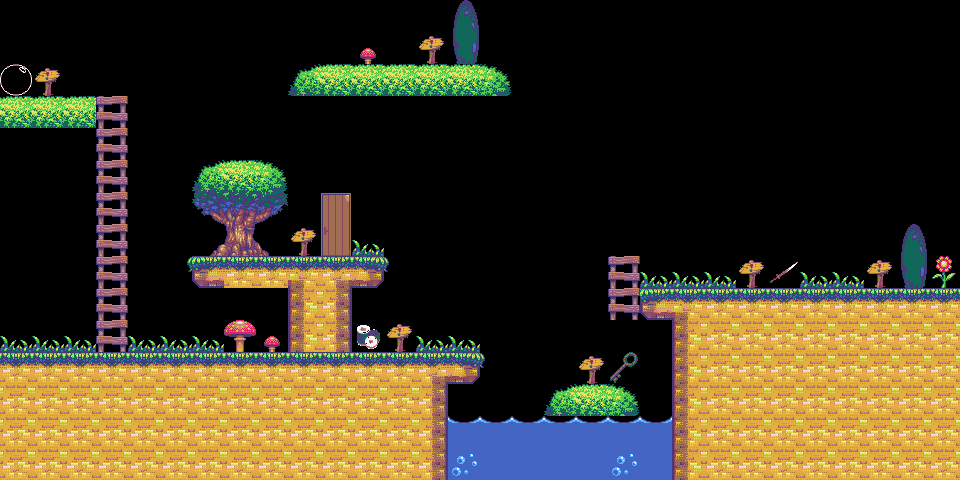

This game map was drawn from its Tiled (.tmx) file and the tilesets committed beside it. A one-line description and the trimmed map source follow:
An orthogonal 30x15 tile map with 32x32 px tiles, 1 tile layer (Tile Layer 1).

<map version="1.10" tiledversion="1.12.0" orientation="orthogonal" renderorder="right-down" width="30" height="15" tilewidth="32" tileheight="32" infinite="0" nextlayerid="2" nextobjectid="1">
 <editorsettings>
  <export target="map_0_0.json" format="json" />
 </editorsettings>
 <tileset firstgid="1" name="tiles" tilewidth="32" tileheight="32" tilecount="136" columns="8">
  <image source="../images/tiles.png" trans="ffffff" width="256" height="544" />
  <tile id="1">
   <properties>
    <property name="type" value="SOLID" />
   </properties>
  </tile>
  <tile id="2">
   <properties>
    <property name="type" value="SOLID" />
   </properties>
  </tile>
  <tile id="3">
   <properties>
    <property name="type" value="SOLID" />
   </properties>
  </tile>
  <tile id="4">
   <properties>
    <property name="type" value="SOLID" />
   </properties>
  </tile>
  <tile id="5">
   <properties>
    <property name="type" value="SOLID" />
   </properties>
  </tile>
  <tile id="6">
   <properties>
    <property name="type" value="SOLID" />
   </properties>
  </tile>
  <tile id="9">
   <properties>
    <property name="type" value="SOLID" />
   </properties>
  </tile>
  <tile id="10">
   <properties>
    <property name="type" value="SOLID" />
   </properties>
  </tile>
  <tile id="11">
   <properties>
    <property name="type" value="SOLID" />
   </properties>
  </tile>
  <tile id="12">
   <properties>
    <property name="type" value="SOLID" />
   </properties>
  </tile>
  <tile id="13">
   <properties>
    <property name="type" value="SOLID" />
   </properties>
  </tile>
  <tile id="14">
   <properties>
    <property name="type" value="SOLID" />
   </properties>
  </tile>
  <tile id="17">
   <properties>
    <property name="type" value="SOLID" />
   </properties>
  </tile>
  <tile id="18">
   <properties>
    <property name="type" value="SOLID" />
   </properties>
  </tile>
  <tile id="19">
   <properties>
    <property name="type" value="SOLID" />
   </properties>
  </tile>
  <tile id="20">
   <properties>
    <property name="type" value="SOLID" />
   </properties>
  </tile>
  <tile id="21">
   <properties>
    <property name="type" value="SOLID" />
   </properties>
  </tile>
  <tile id="22">
   <properties>
    <property name="type" value="SOLID" />
   </properties>
  </tile>
  <tile id="25">
   <properties>
    <property name="type" value="SOLID" />
   </properties>
  </tile>
  <tile id="26">
   <properties>
    <property name="type" value="SOLID" />
   </properties>
  </tile>
  <tile id="27">
   <properties>
    <property name="type" value="SOLID" />
   </properties>
  </tile>
  <tile id="28">
   <properties>
    <property name="type" value="SOLID" />
   </properties>
  </tile>
  <tile id="29">
   <properties>
    <property name="type" value="SOLID" />
   </properties>
  </tile>
  <tile id="30">
   <properties>
    <property name="type" value="SOLID" />
   </properties>
  </tile>
  <tile id="33">
   <properties>
    <property name="type" value="SOLID" />
   </properties>
  </tile>
  <tile id="34">
   <properties>
    <property name="type" value="SOLID" />
   </properties>
  </tile>
  <tile id="35">
   <properties>
    <property name="type" value="SOLID" />
   </properties>
  </tile>
  <tile id="36">
   <properties>
    <property name="type" value="SOLID" />
   </properties>
  </tile>
  <tile id="37">
   <properties>
    <property name="type" value="SOLID" />
   </properties>
  </tile>
  <tile id="38">
   <properties>
    <property name="type" value="SOLID" />
   </properties>
  </tile>
  <tile id="41">
   <properties>
    <property name="type" value="SOLID" />
   </properties>
  </tile>
  <tile id="42">
   <properties>
    <property name="type" value="SOLID" />
   </properties>
  </tile>
  <tile id="43">
   <properties>
    <property name="type" value="SOLID" />
   </properties>
  </tile>
  <tile id="44">
   <properties>
    <property name="type" value="SOLID" />
   </properties>
  </tile>
  <tile id="45">
   <properties>
    <property name="type" value="SOLID" />
   </properties>
  </tile>
  <tile id="46">
   <properties>
    <property name="type" value="SOLID" />
   </properties>
  </tile>
  <tile id="49">
   <properties>
    <property name="type" value="SOLID" />
   </properties>
  </tile>
  <tile id="50">
   <properties>
    <property name="type" value="SOLID" />
   </properties>
  </tile>
  <tile id="51">
   <properties>
    <property name="type" value="SOLID" />
   </properties>
  </tile>
  <tile id="52">
   <properties>
    <property name="type" value="SOLID" />
   </properties>
  </tile>
  <tile id="53">
   <properties>
    <property name="type" value="SOLID" />
   </properties>
  </tile>
  <tile id="54">
   <properties>
    <property name="type" value="SOLID" />
   </properties>
  </tile>
  <tile id="57">
   <properties>
    <property name="type" value="SOLID" />
   </properties>
  </tile>
  <tile id="58">
   <properties>
    <property name="type" value="SOLID" />
   </properties>
  </tile>
  <tile id="59">
   <properties>
    <property name="type" value="SOLID" />
   </properties>
  </tile>
  <tile id="60">
   <properties>
    <property name="type" value="SOLID" />
   </properties>
  </tile>
  <tile id="61">
   <properties>
    <property name="type" value="SOLID" />
   </properties>
  </tile>
  <tile id="62">
   <properties>
    <property name="type" value="SOLID" />
   </properties>
  </tile>
  <tile id="66">
   <properties>
    <property name="type" value="LADDER" />
   </properties>
  </tile>
  <tile id="74">
   <properties>
    <property name="type" value="LADDER" />
   </properties>
  </tile>
  <tile id="75">
   <properties>
    <property name="type" value="DOOR" />
   </properties>
  </tile>
  <tile id="76">
   <properties>
    <property name="type" value="PORTAL" />
   </properties>
  </tile>
  <tile id="84">
   <properties>
    <property name="type" value="ONE_WAY_PLATFORM" />
   </properties>
  </tile>
  <tile id="85">
   <properties>
    <property name="type" value="ONE_WAY_PLATFORM" />
   </properties>
  </tile>
  <tile id="86">
   <properties>
    <property name="type" value="ONE_WAY_PLATFORM" />
   </properties>
  </tile>
  <tile id="90">
   <properties>
    <property name="type" value="ONE_WAY_PLATFORM" />
   </properties>
  </tile>
  <tile id="91">
   <properties>
    <property name="type" value="ONE_WAY_PLATFORM" />
   </properties>
  </tile>
  <tile id="106">
   <properties>
    <property name="type" value="ONE_WAY_PLATFORM" />
   </properties>
  </tile>
  <tile id="108">
   <properties>
    <property name="type" value="KEY" />
   </properties>
  </tile>
  <tile id="109">
   <properties>
    <property name="type" value="SWORD" />
   </properties>
  </tile>
  <tile id="110">
   <properties>
    <property name="type" value="HEAL" />
   </properties>
  </tile>
  <tile id="111">
   <properties>
    <property name="type" value="SHIELD" />
   </properties>
  </tile>
  <tile id="112">
   <properties>
    <property name="type" value="WEIGHT" />
   </properties>
  </tile>
 </tileset>
 <layer id="1" name="Tile Layer 1" width="30" height="15">
  <data>[450 cells, 210 non-empty, 42 distinct tile ids]</data>
 </layer>
</map>
